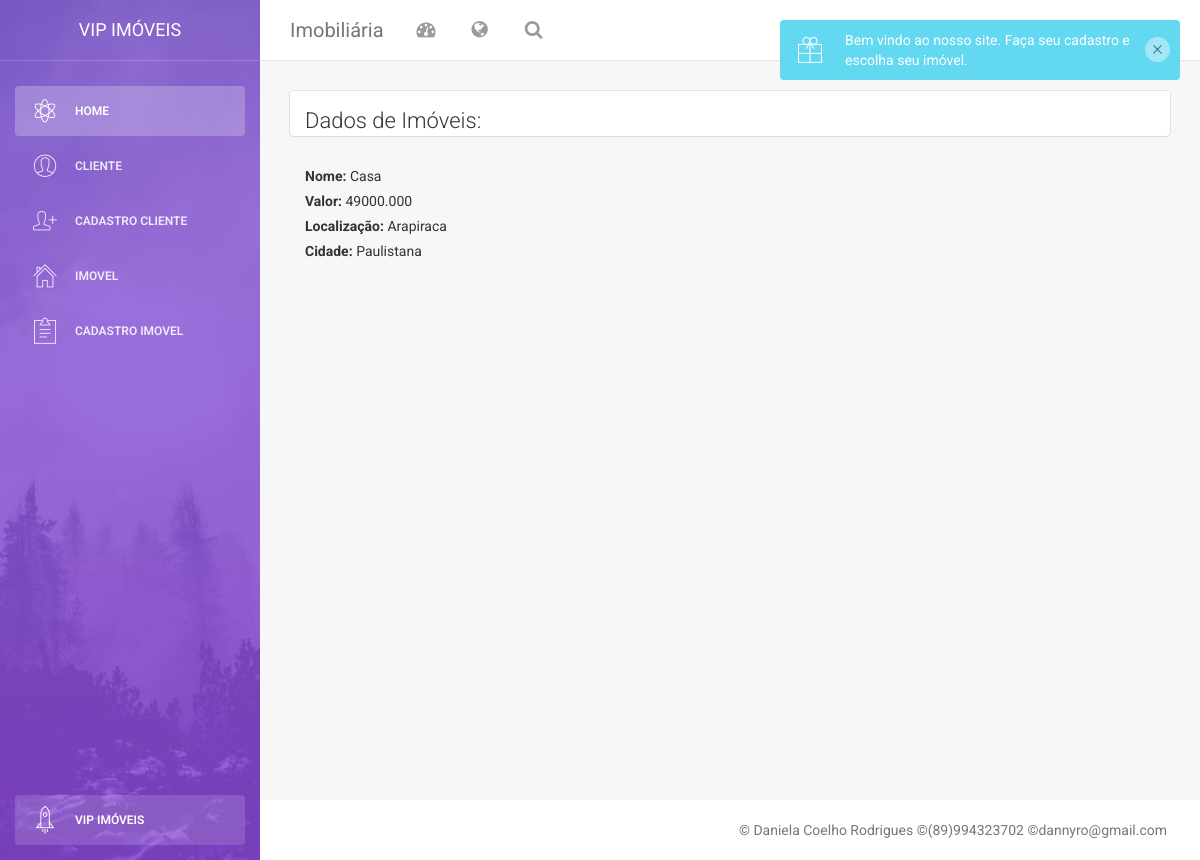
Before: /imoveis/imovel/2/ with the older database file.
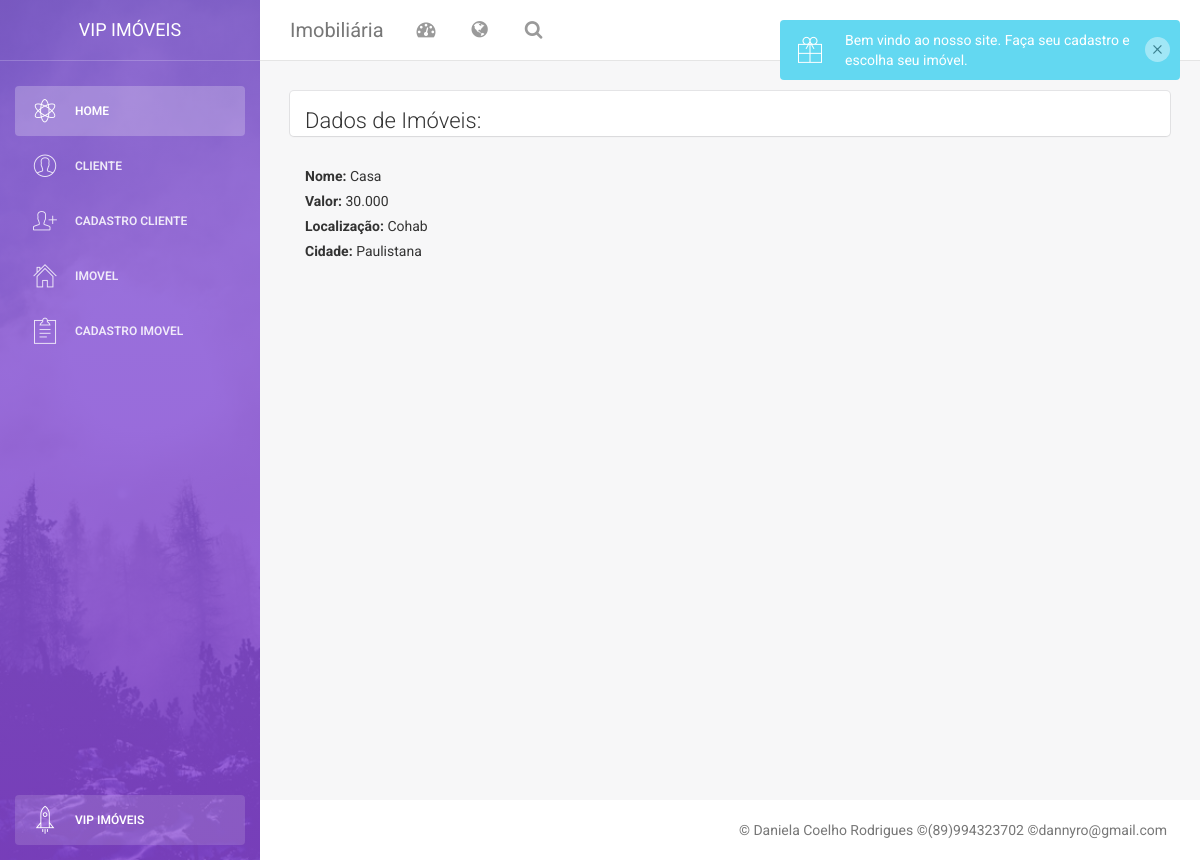
After: the same page with the newer database file.
### imoveis/models.py (models this page shows)
class Imovel(models.Model):
    nome = models.CharField(max_length=30)
    valor = models.DecimalField(max_digits=10, decimal_places=3)
    localizacao = models.CharField(max_length=50)
    cidade = models.CharField(max_length=50)

### imoveis/views.py (the view)
# urls.py: path('imovel/<int:imovel_id>/', views.imovel_show),
def imovel_show(request, imovel_id):
    imovel = Imovel.objects.get(pk=imovel_id)
    return render(request, 'imovel/show.html', {'imovel':imovel})

### imoveis/templates/imovel/show.html
{% extends "base.html" %} {% block daniela %}
<div class="row">
    <div class="col-md-12">
        <div class="card">
            <div class="header">
                <h4 class="title">Dados de Imóveis:</h4>
            </div>
        </div>
        <div class="col-md-12">
            <div>
                <label>Nome:</label>
                {{imovel.nome}}
            </div>
            <div>
                <label>Valor:</label>
                {{imovel.valor}}
            </div>
            <div>
                <label>Localização:</label>
                {{imovel.localizacao}}
            </div>
            <div>
                <label>Cidade:</label>
                {{imovel.cidade}}
            </div>
        </div>
    </div>
</div>
{% endblock %}

Changed rows visible on the page:
changed Imovel "Casa": valor "49000.000" → "30.000"; localizacao "Arapiraca" → "Cohab"
